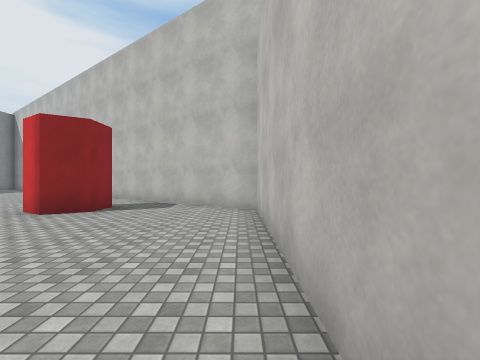
View 1 (above)

16 first-person views from a walk through a Unity game level. The camera is 1.4 m above the floor, looks level and sees 90° across. The floor is counted in squares, 2 m on a side. Each view is taken from the middle of a square. On the plan, view 1 faces up. The plan holds only what a view shows up to about 9 squares ahead; the rest is blank. The place goes on beyond the plan. The player is left out. Surface patterns are stand-ins for the level's own textures.

View 2
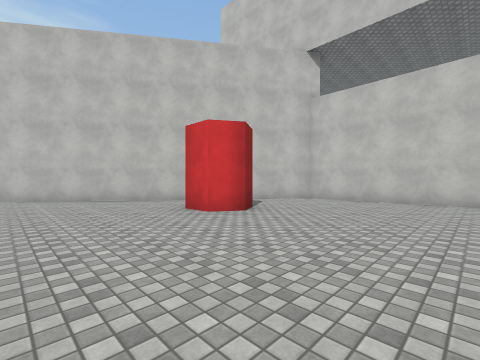

View 3
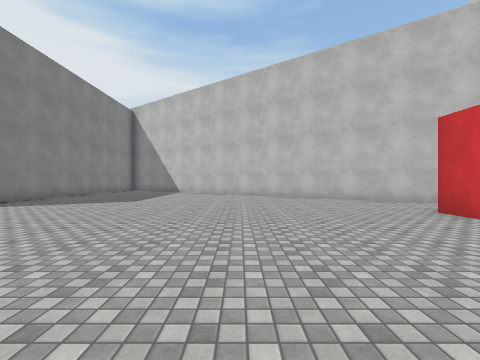

View 4
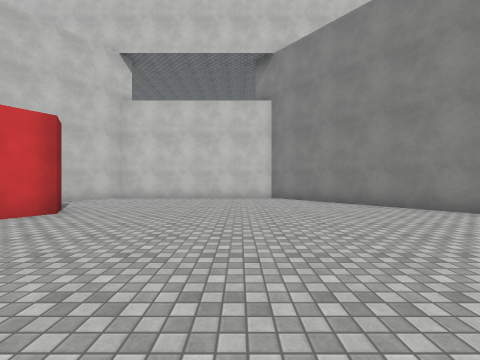

View 5
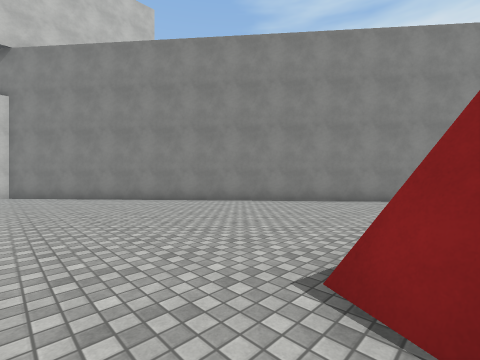

View 6
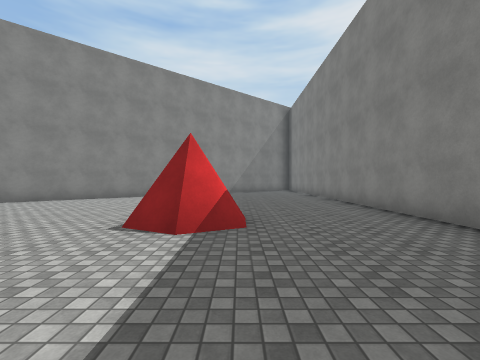

View 7
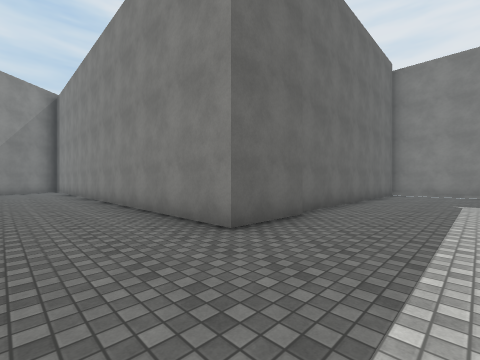

View 8
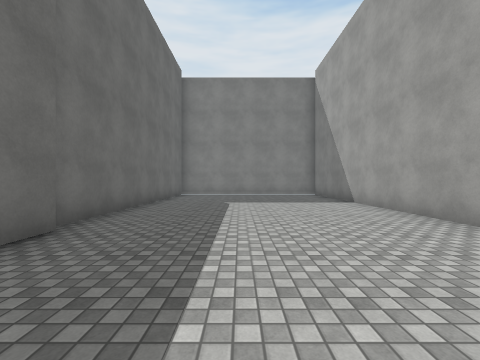

View 9
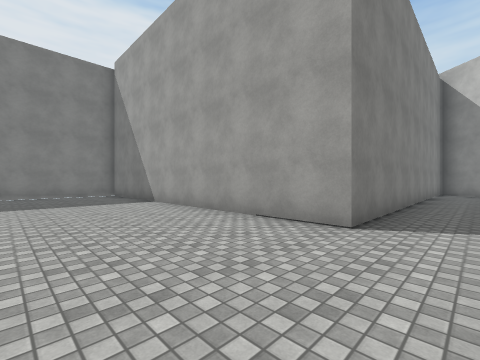

View 10
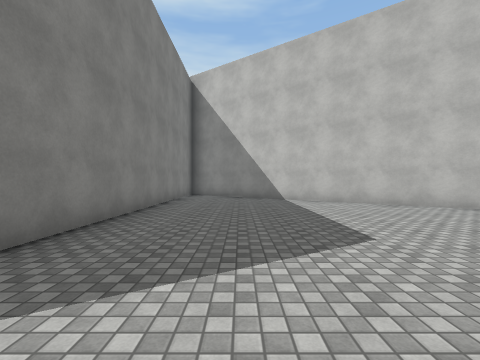

View 11
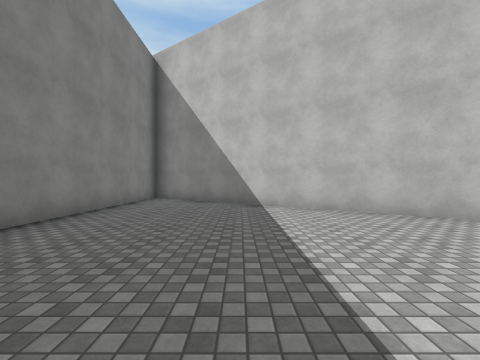

View 12
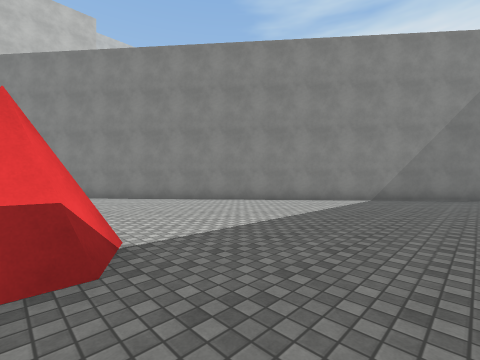

View 13
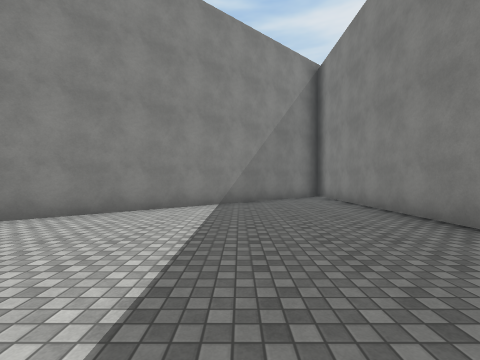

View 14
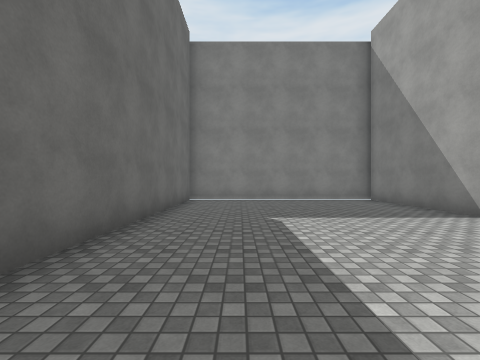

View 15
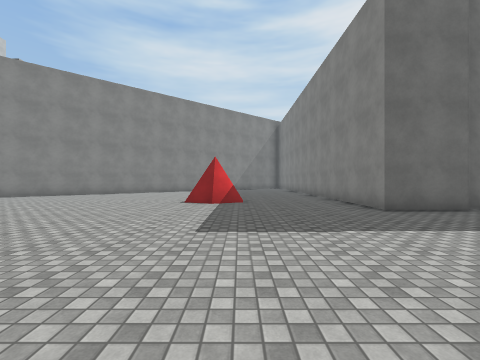

View 16
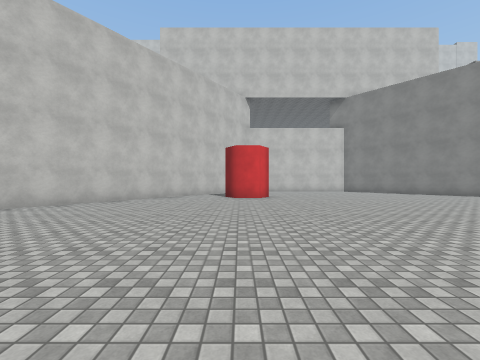

### Floor plan
Points are (right, up) in squares from view 1. A wall is a line through its corners. A room is listed if a view was taken in it or the views show most of it. See-through windows are left out.
Room 1 (views 1, 2, 3, 4, 5, 6, 7, 8, 9, 10, 11, 12, 13, 14, 15, 16)
walls: (-12.1, -2.5) (-12.7, -2.2) (-12.7, -1.8) (-12.1, -1.6) (-11.6, -1.8); (-12.1, -2.8) (-12.9, -2.3) (-12.9, -1.7) (-12.1, -1.3) (-11.4, -1.7); (-18.3, 0.5) (-16.3, 0.5) (-16.3, -13); (-3.3, 6.1) (-3.3, 5.3) (-4, 4.8) (-4.7, 5.2) (-4.7, 6.2); (-15.1, -13.2) (0.4, -0.2) (0.4, 5.6) (-15.8, 17); (-16.3, 17) (-16.3, 6.6) (-26.5, 6.6) (-26.5, 0.2) (-18.5, 0.2)

Where each view was taken, in squares from view 1:
view 1: 0 up, 0 right, facing up
view 2: 1 up, 8 left, facing up-right
view 3: 1 up, 9 left, facing up
view 4: 1 up, 9 left, facing right
view 5: 0 up, 12 left, facing down-right
view 6: 2 up, 13 left, facing down
view 7: 3 up, 14 left, facing down-left
view 8: 3 up, 15 left, facing left
view 9: 3 up, 15 left, facing up-left
view 10: 6 up, 14 left, facing up
view 11: 8 up, 13 left, facing up
view 12: 2 down, 15 left, facing down-right
view 13: 4 down, 13 left, facing down
view 14: 2 up, 18 left, facing left
view 15: 6 up, 13 left, facing down
view 16: 6 up, 14 left, facing right
